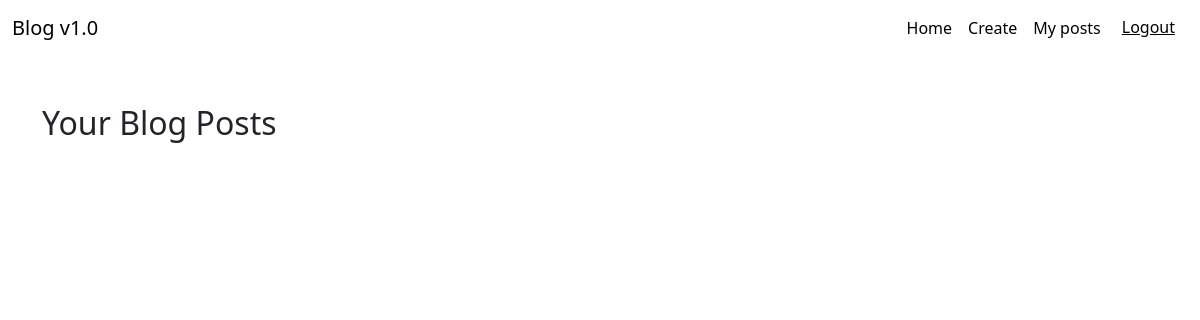
The page /user_posts/ (signed in) on the database as committed earlier.
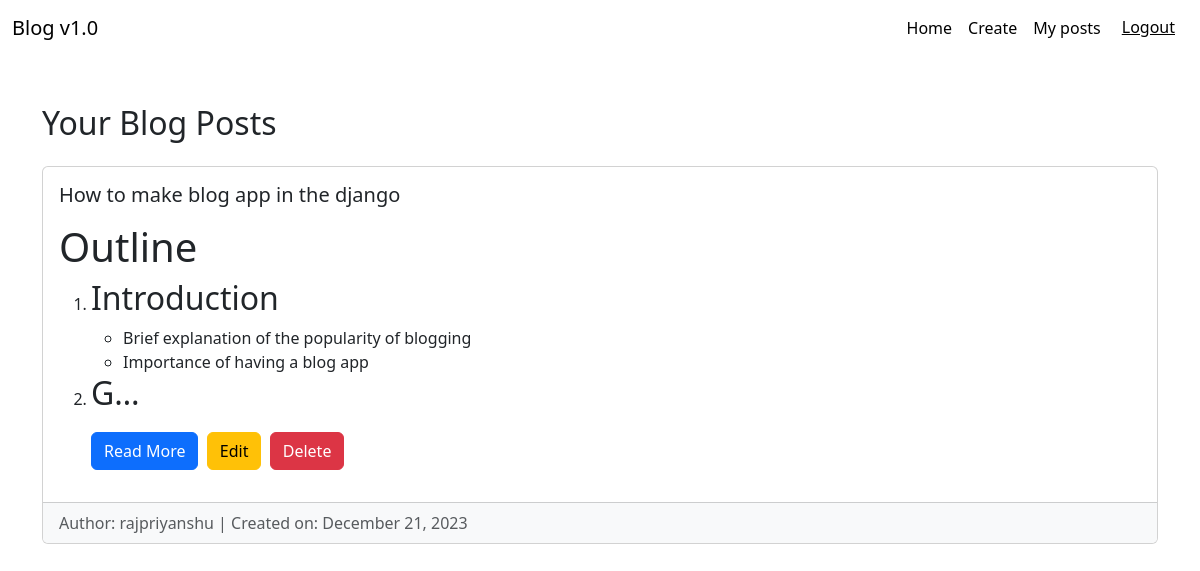
The same page on the database as committed later.
### main/models.py (models this page shows, shortened)
class Blog(models.Model):
    title = models.CharField(max_length=255)
    body = RichTextField(blank=True,null=True)
    time_creation = models.DateTimeField(auto_now_add=True)
    author = models.ForeignKey(User, on_delete=models.CASCADE)
    blog_id = models.AutoField(primary_key=True)

### main/views.py (the view)
# urls.py: path('user_posts/', views.user_posts, name='user_posts'),
@login_required(login_url='login')
def user_posts(request):
    user_posts = Blog.objects.filter(author=request.user).order_by('-time_creation')
    return render(request, 'main/user_posts.html', {'user_posts': user_posts})

### templates/main/user_posts.html
{% extends 'main/base.html' %}
{% block content %}
{% include 'main/nav.html' %}
<div class="container mt-5">
    <h2 class="mb-4">Your Blog Posts</h2>
    {% for post in user_posts %}
        <div class="card mb-4">
            <div class="card-body">
                <h5 class="card-title">{{ post.title }}</h5>
                <p class="card-text">{{ post.body|safe|truncatechars:200 }}</p>
                <a href="{% url 'view_blog_post' blog_id=post.blog_id %}" class="btn btn-primary">Read More</a>
                <a href="{% url 'edit_post' post.blog_id %}" class="btn btn-warning">Edit</a>
                <a href="{% url 'delete_post' post.blog_id %}" class="btn btn-danger">Delete</a>
            </div>
            <div class="card-footer text-muted bg-light">
                Author: {{ post.author.username }} | Created on: {{ post.time_creation|date:"F d, Y" }}
            </div>
        </div>
    {% endfor %}
</div>
{% endblock %}

Rows that differ between the two databases and show on the page:
added Blog: title "How to make blog app in the django", body "Outline Introduction Brief explanation of the popularity of blogging Importance of having a blog app G…", author.username "rajpriyanshu", time_creation "December 21, 2023"
